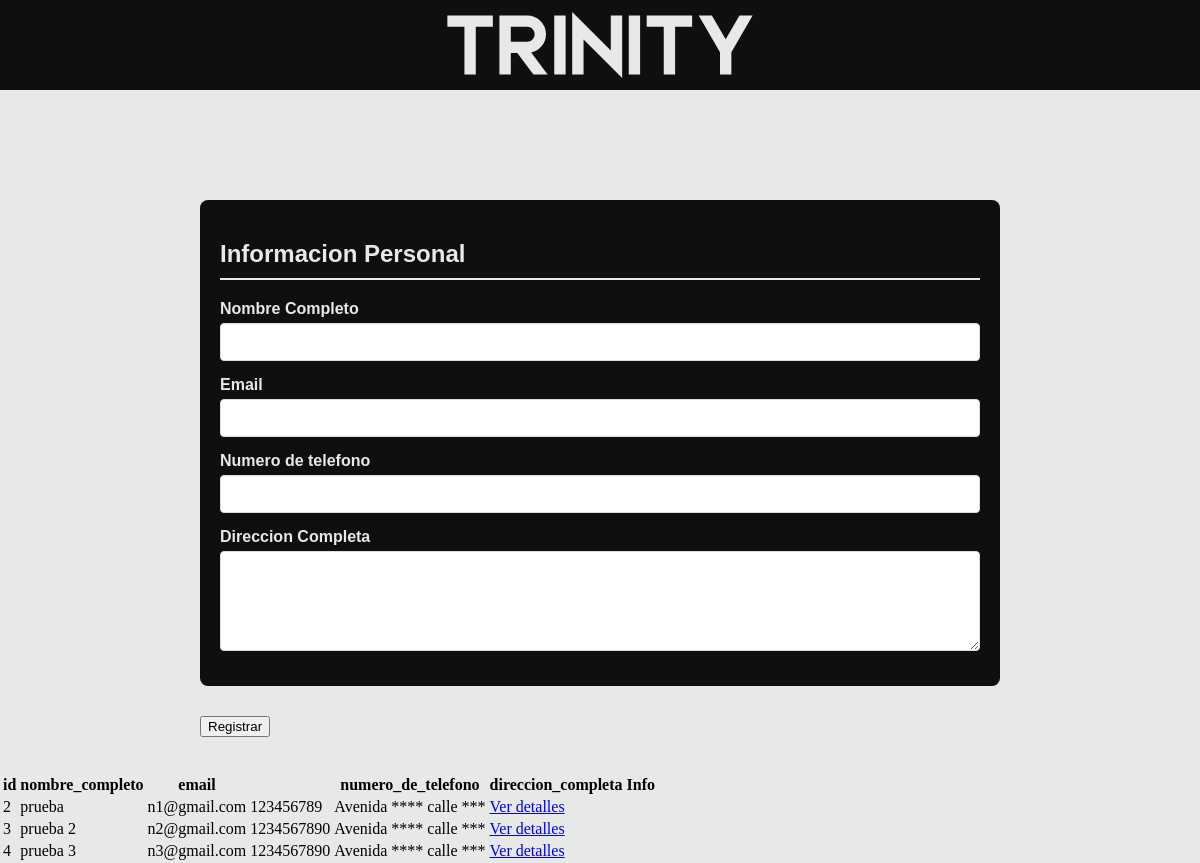
The page / on the database its author committed.
### tables this page shows
CREATE TABLE `informacion_personal` (
  `id` int(11) NOT NULL,
  `nombre_completo` varchar(100) NOT NULL,
  `email` varchar(100) NOT NULL,
  `numero_de_telefono` int(15) NOT NULL,
  `direccion_completa` varchar(100) NOT NULL
);

### get_data.php (the view, shortened to what this page needs)
<?php
require "conn.php";
$sql = "SELECT id, nombre_completo, email, numero_de_telefono, direccion_completa FROM informacion_personal";
$result = $conn->query($sql);
if ($result->num_rows > 0) {
    echo "<table class='table table-bordered table-striped'>";
    echo "<thead class='thead-dark'><tr><th>id</th><th>nombre_completo</th><th>email</th><th><th>numero_de_telefono</th><th>direccion_completa</th><th>Info</th></tr></thead><tbody>";
    while($row = $result->fetch_assoc()) {
        echo "<tr><td>" . $row["id"]. "</td><td>" . $row["nombre_completo"]. "</td><td>" . $row["email"]. "</td><td>" . $row["numero_de_telefono"]. "</td><td>" . $row["direccion_completa"]. "</td>";
        echo "<td><a href='detalles_usuario.php?id=" . $row["id"] . "' class='btn btn-info'>Ver detalles</a></td></tr>";
    }
    echo "</tbody></table>";
} else {
    echo "<div class='alert alert-warning' role='alert'>0 resultados</div>";
}
?>

### index.php (shortened to what this page needs)
<html>
<head>
<link rel="stylesheet" type="text/css" href="css/css.css">
</head>
<header>
    <img src="RSC/Trinity Logotipo blanco.svg">
</header>
<body>
    <div class="registration-form">
        <h1 class="section-title">Proveer Servicios</h1>
        <form action="register.php" method="POST" enctype="multipart/form-data">
            <div class="form-section">
                <h2 class="section-title">Informacion Personal</h2>
                <div class="form-group">
                    <label for="name">Nombre Completo</label>
                    <input type="text" id="name" name="name" class="form-control" required>
                </div>
                <div class="form-group">
                    <label for="email">Email</label>
                    <input type="email" id="email" name="email" class="form-control" required>
                </div>
                <div class="form-group">
                    <label for="telephone">Numero de telefono</label>
                    <input type="tel" id="telephone" name="telephone" class="form-control" required>
                </div>
                <div class="form-group">
                    <label for="adress">Direccion Completa</label>
                    <textarea id="adress" name="adress" class="form-control" required></textarea>
                </div>
            </div>
         <button type="submit" class="btn btn-primary">Registrar</button>
        </form>
    </div>
</body>
<?php
include_once "get_data.php";
?>
</html>

### css/css.css (style rules this page uses)
.registration-form { max-width: 800px; margin: 0 auto; padding: 20px; font-family: Arial, sans-serif; }
html, body { margin: 0; padding: 0; background-color: rgb(231, 233, 231); }
header { background: rgb(15, 15, 15); width: 100%; height: 90px; line-height: 80px; display: flex; list-style: none; justify-content: center; align-items: center; margin: 0; padding: 0; }
.form-group { margin-bottom: 15px; }
label { display: block; margin-bottom: 5px; color: #e7e9e7; font-weight: bold; }
.form-control { width: 100%; padding: 10px; border: 1px solid #ddd; border-radius: 4px; font-size: 14px; }
textarea.form-control { min-height: 100px; resize: vertical; }
.form-section { margin-bottom: 30px; padding: 20px; background-color: #0f0f0f; border-radius: 8px; }
.section-title { color: #e7e9e7; margin-bottom: 20px; padding-bottom: 10px; border-bottom: 2px solid #e7e9e7; }

### rows shown on the page
informacion_personal: id "2", nombre_completo "prueba", email "n1@gmail.com", numero_de_telefono "123456789", direccion_completa "Avenida **** calle ***"
informacion_personal: id "3", nombre_completo "prueba 2", email "n2@gmail.com", numero_de_telefono "1234567890", direccion_completa "Avenida **** calle ***"
informacion_personal: id "4", nombre_completo "prueba 3", email "n3@gmail.com", numero_de_telefono "1234567890", direccion_completa "Avenida **** calle ***"
